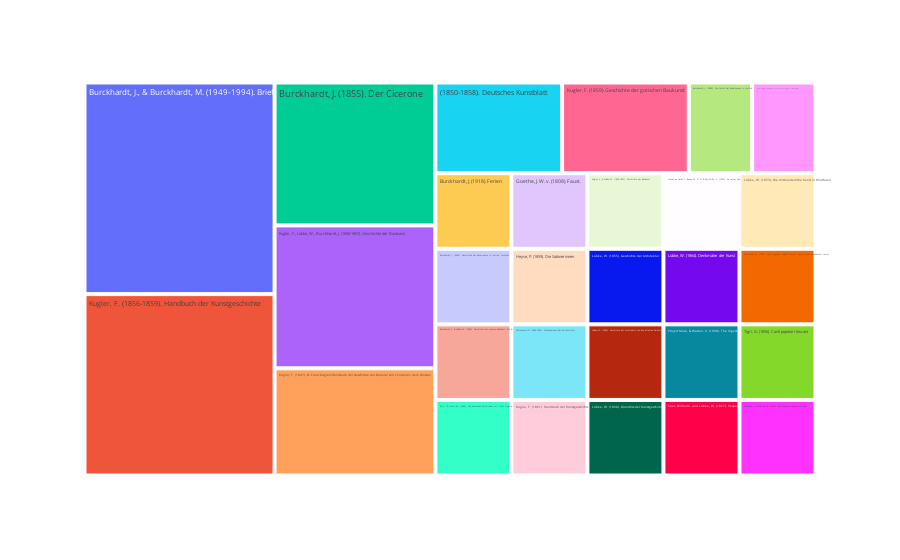

Write notebook code for a chart like this one.
### Code cell
sparql_query = """
PREFIX rdfs: <http://www.w3.org/2000/01/rdf-schema#>
PREFIX crm: <http://www.cidoc-crm.org/cidoc-crm/>
SELECT ?labelReference ?time WHERE {
  
  ?production crm:P7_took_place_at ?place ;
               crm:P108_has_produced ?letter ;
               crm:P4_has_time-span ?timespan .
  ?timespan crm:P81a_end_of_the_begin ?time .
  ?place crm:P89_falls_within <https://burckhardtsource.org/place/B7FB64C1-6E71-447F-9FAE-813A2BE8F945> ;
   rdfs:label ?label ;
   <http://www.cidoc-crm.org/cidoc-crm/P168_place_is_defined_by> ?coordinates .
  
  ?letter rdfs:comment ?comment ;
          crm:P67_refers_to ?reference .
  ?reference a crm:E73_Information_Object ;
          rdfs:label ?labelReference .
  
}

GROUP BY ?letter ?label ?labelReference ?time ?class
ORDER BY ?time ?labelReference
LIMIT 50
"""
sparql_service_url = "http://localhost:3030/BUR/sparql"
timeline = vkg(sparql_query=sparql_query, sparql_service_url=sparql_service_url, chart="treemap")
timeline.plot()

### Figure 1 — Plotly figure (JSON) as saved in the notebook; plotly's stock layout.template omitted (floating-point values rounded to 4 significant figures)
{"data": [{"branchvalues": "total", "domain": {"x": [0, 1], "y": [0, 1]}, "hovertemplate": "labels=%{label}<br>count=%{value}<br>parent=%{parent}<br>id=%{id}<extra></extra>", "ids": ["(1850-1858). Deutsches Kunstblatt", "Burckhardt, J. (1855). Der Cicerone", "Burckhardt, J. (1860). Die Cultur der Renaissance in Italien", "Burckhardt, J. (1867). Geschichte der neueren Baukunst: Die Renaissance in Italien", "Burckhardt, J. (1918). Ferien", "Burckhardt, J. (2006). Geschichte der Renaissance in Italien. Sculptur", "Burckhardt, J., & Burckhardt, M. (1949-1994). Briefe", "Burckhardt, J., & Lübke, W. (1868). Geschichte der neueren Baukunst: Die Renaissance in Italien", "Erk, L., & Irmer, W. (1843). Die deutschen Volkslieder mit ihren Singweisen", "Goethe, J. W. v. (1808). Faust.", "Heyse, P. (1859). Die Sabinerinnen", "Hüllmann, K.D. (1826-1829). Staedtewesen Des Mittelalters", "Kugler, F. (1847). D. Franz Kuglers Handbuch der Geschichte der Malerei seit Constantin dem Grossen", "Kugler, F. (1856-1859). Handbuch der Kunstgeschichte", "Kugler, F. (1859). Geschichte der gotischen Baukunst", "Kugler, F. (1861). Handbuch der Kunstgeschichte", "Kugler, F., & Lübke, W. (1858-1867). Geschichte der Baukunst", "Kugler, F., Lübke, W., Burckhardt, J. (1858-1867). Geschichte der Baukunst", "Lucretius Carus, T., Rouse, W. H. D., & Smith, M. F. (1975). De rerum natura", "Lübke, W. (1853). Die mittelalterliche Kunst in Westfalen", "Lübke, W. (1855). Geschichte der Architektur", "Lübke, W. (1858). Geschichte der Architektur von den ältesten Zeiten bis auf die Gegenwart", "Lübke, W. (1860). Grundriss der Kunstgeschichte", "Lübke, W. (1864). Denkmäler der Kunst", "Marcoaldi, O. (1855). Canti popolari inediti umbri, liguri, piceni, piemontesi, latini.", "Project Muse, & Watson, A. (1998). The digest of Justinian", "Stier, Wilhelm. and Lübke, W. (1857). Hesperische Blätter", "Tigri, G. (1856). Canti popolari toscani", "Vadianus, J., & Stettler, B. (2013). Die Kleinere Chronik der Äbte"], "labels": ["(1850-1858). Deutsches Kunstblatt", "Burckhardt, J. (1855). Der Cicerone", "Burckhardt, J. (1860). Die Cultur der Renaissance in Italien", "Burckhardt, J. (1867). Geschichte der neueren Baukunst: Die Renaissance in Italien", "Burckhardt, J. (1918). Ferien", "Burckhardt, J. (2006). Geschichte der Renaissance in Italien. Sculptur", "Burckhardt, J., & Burckhardt, M. (1949-1994). Briefe", "Burckhardt, J., & Lübke, W. (1868). Geschichte der neueren Baukunst: Die Renaissance in Italien", "Erk, L., & Irmer, W. (1843). Die deutschen Volkslieder mit ihren Singweisen", "Goethe, J. W. v. (1808). Faust.", "Heyse, P. (1859). Die Sabinerinnen", "Hüllmann, K.D. (1826-1829). Staedtewesen Des Mittelalters", "Kugler, F. (1847). D. Franz Kuglers Handbuch der Geschichte der Malerei seit Constantin dem Grossen", "Kugler, F. (1856-1859). Handbuch der Kunstgeschichte", "Kugler, F. (1859). Geschichte der gotischen Baukunst", "Kugler, F. (1861). Handbuch der Kunstgeschichte", "Kugler, F., & Lübke, W. (1858-1867). Geschichte der Baukunst", "Kugler, F., Lübke, W., Burckhardt, J. (1858-1867). Geschichte der Baukunst", "Lucretius Carus, T., Rouse, W. H. D., & Smith, M. F. (1975). De rerum natura", "Lübke, W. (1853). Die mittelalterliche Kunst in Westfalen", "Lübke, W. (1855). Geschichte der Architektur", "Lübke, W. (1858). Geschichte der Architektur von den ältesten Zeiten bis auf die Gegenwart", "Lübke, W. (1860). Grundriss der Kunstgeschichte", "Lübke, W. (1864). Denkmäler der Kunst", "Marcoaldi, O. (1855). Canti popolari inediti umbri, liguri, piceni, piemontesi, latini.", "Project Muse, & Watson, A. (1998). The digest of Justinian", "Stier, Wilhelm. and Lübke, W. (1857). Hesperische Blätter", "Tigri, G. (1856). Canti popolari toscani", "Vadianus, J., & Stettler, B. (2013). Die Kleinere Chronik der Äbte"], "name": "", "parents": ["", "", "", "", "", "", "", "", "", "", "", "", "", "", "", "", "", "", "", "", "", "", "", "", "", "", "", "", ""], "type": "treemap", "values": [2, 4, 1, 1, 1, 1, 7, 1, 1, 1, 1, 1, 3, 6, 2, 1, 1, 4, 1, 1, 1, 1, 1, 1, 1, 1, 1, 1, 1]}], "layout": {"autosize": true, "legend": {"tracegroupgap": 0}, "margin": {"t": 60}}}
